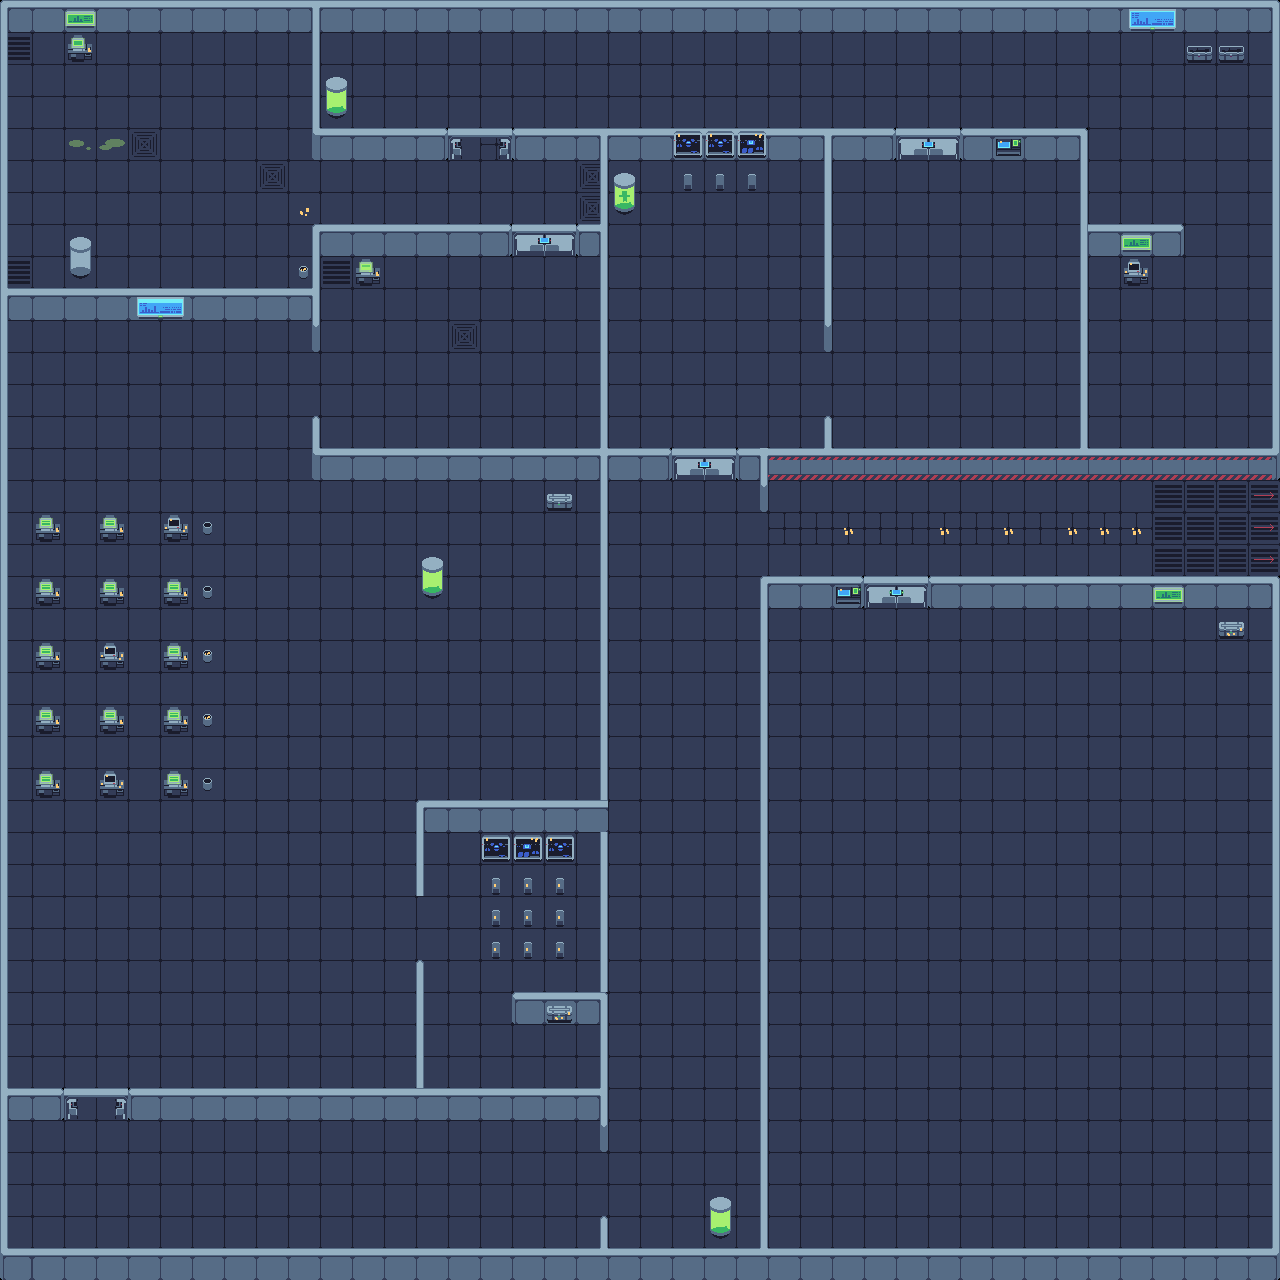

Rendered tile map (Tiled .tmx) drawn with the repository's tilesets; below, a short description and the map source with its tile grids summarised:
An orthogonal 40x40 tile map with 32x32 px tiles, 3 tile layers (Boden, Wände, ItemsAndProps), 3 tilesets and 319 objects (110x node, 46x indoor_light, 14x pc, 10x chokepoint, 8x cctv, ...).

<map version="1.10" tiledversion="1.11.0" orientation="orthogonal" renderorder="right-down" width="40" height="40" tilewidth="32" tileheight="32" infinite="0" nextlayerid="18" nextobjectid="525">
 <tileset firstgid="1" source="../TileSheets/TechSet.tsx" />
 <tileset firstgid="852" source="../TileSheets/ItemsAndProps.tsx" />
 <tileset firstgid="1380" source="../TileSheets/tileset_1.tsx" />
 <layer id="2" name="Boden" width="40" height="40" locked="1">
  <data>[1600 cells, 1424 non-empty, 4 distinct tile ids]</data>
 </layer>
 <layer id="1" name="Wände" width="40" height="40" locked="1">
  <data>[1600 cells, 341 non-empty, 34 distinct tile ids]</data>
 </layer>
 <layer id="14" name="ItemsAndProps" width="40" height="40">
  <data>[1600 cells, 106 non-empty, 38 distinct tile ids]</data>
 </layer>
 <objectgroup id="16" name="Hulls">
  <object id="294" x="0" y="0" width="1280" height="8" />
  <object id="295" x="0" y="8" width="8" height="1240" />
  <object id="296" x="0" y="1248" width="1280" height="8" />
  <object id="297" x="1272" y="576" width="8" height="672" />
  <object id="298" x="736" y="448" width="536" height="8" />
  <object id="299" x="824" y="416" width="8" height="32" />
  <object id="300" x="760" y="456" width="8" height="32" />
  <object id="301" x="1080" y="128" width="8" height="320" />
  <object id="302" x="960" y="128" width="120" height="8" />
  <object id="303" x="1088" y="224" width="96" height="8" />
  <object id="304" x="928" y="576" width="344" height="8" />
  <object id="305" x="768" y="576" width="96" height="8" />
  <object id="306" x="760" y="576" width="8" height="672" />
  <object id="308" x="600" y="136" width="8" height="312" />
  <object id="309" x="512" y="128" width="384" height="8" />
  <object id="310" x="320" y="128" width="128" height="8" />
  <object id="311" x="312" y="8" width="8" height="128" />
  <object id="312" x="320" y="224" width="192" height="8" />
  <object id="313" x="312" y="224" width="8" height="103" />
  <object id="314" x="8" y="288" width="304" height="8" />
  <object id="315" x="312" y="448" width="288" height="8" />
  <object id="316" x="312" y="416" width="8" height="40" />
  <object id="317" x="576" y="224" width="24" height="8" />
  <object id="318" x="824" y="136" width="8" height="191" />
  <object id="319" x="128" y="1088" width="472" height="8" />
  <object id="320" x="8" y="1088" width="56" height="8" />
  <object id="321" x="416" y="960" width="8" height="128" />
  <object id="322" x="512" y="992" width="88" height="8" />
  <object id="323" x="416" y="808" width="8" height="88" />
  <object id="325" x="416" y="800" width="184" height="8" />
  <object id="339" x="600" y="1216" width="8" height="32" />
  <object id="340" x="1272" y="8" width="8" height="448" />
  <object id="341" x="608" y="448" width="64" height="8" />
  <object id="369" x="600" y="456" width="8" height="672" />
  <object id="370" x="600" y="448" width="8" height="8" />
  <object id="485" x="36" y="780" width="24" height="13" />
  <object id="486" x="36" y="716" width="24" height="12" />
  <object id="487" x="40" y="771" width="12" height="13" />
  <object id="488" x="100" y="780" width="24" height="13" />
  <object id="489" x="104" y="771" width="12" height="13" />
  <object id="490" x="164" y="780" width="24" height="13" />
  <object id="491" x="168" y="771" width="12" height="13" />
  <object id="492" x="100" y="716" width="24" height="13" />
  <object id="493" x="104" y="708" width="12" height="12" />
  <object id="494" x="168" y="707" width="12" height="13" />
  <object id="495" x="164" y="716" width="24" height="13" />
  <object id="496" x="164" y="652" width="24" height="13" />
  <object id="497" x="168" y="643" width="12" height="13" />
  <object id="498" x="100" y="652" width="24" height="13" />
  <object id="499" x="104" y="643" width="12" height="13" />
  <object id="500" x="100" y="588" width="24" height="13" />
  <object id="501" x="104" y="579" width="12" height="13" />
  <object id="502" x="36" y="588" width="24" height="13" />
  <object id="503" x="40" y="579" width="12" height="13" />
  <object id="504" x="164" y="588" width="24" height="13" />
  <object id="505" x="168" y="579" width="12" height="13" />
  <object id="506" x="164" y="524" width="24" height="13" />
  <object id="507" x="168" y="515" width="12" height="13" />
  <object id="508" x="100" y="524" width="24" height="13" />
  <object id="509" x="104" y="515" width="12" height="13" />
  <object id="510" x="36" y="524" width="24" height="13" />
  <object id="511" x="40" y="515" width="12" height="13" />
 </objectgroup>
 <objectgroup id="3" name="Kollision">
  <object id="2" x="312" y="31.9936" width="8" height="96.0064" />
  <object id="6" x="0.0078125" y="0.015625" width="1279.99" height="31.9805" />
  <object id="8" x="0" y="31.9987" width="8" height="1247.97" />
  <object id="9" x="8" y="288" width="304" height="32" />
  <object id="10" x="312" y="224" width="8" height="128" />
  <object id="13" x="8" y="1088" width="56" height="32" />
  <object id="15" x="600.001" y="1216" width="7.99036" height="32" />
  <object id="17" x="600" y="160" width="8" height="991.876" />
  <object id="19" x="576" y="224.009" width="24" height="31.9917" />
  <object id="20" x="128" y="1088" width="472" height="32" />
  <object id="22" x="8" y="1248" width="1271.99" height="31.995" />
  <object id="23" x="1272" y="576" width="7.99586" height="672.001" />
  <object id="24" x="928" y="575.997" width="344" height="32.0038" />
  <object id="25" x="760" y="576" width="8" height="672" />
  <object id="26" x="768" y="576" width="95.9997" height="32" />
  <object id="27" x="736.009" y="448" width="543.991" height="31.9962" />
  <object id="28" x="759.94" y="479.998" width="8.06451" height="32.0019" />
  <object id="29" x="824.004" y="416.06" width="7.99518" height="31.9364" />
  <object id="30" x="1272" y="32" width="7.99609" height="415.994" />
  <object id="31" x="512.034" y="128" width="383.951" height="31.9945" />
  <object id="32" x="824" y="160.015" width="8" height="190.652" />
  <object id="33" x="960.105" y="128.035" width="127.883" height="31.9674" />
  <object id="34" x="1080" y="160.004" width="7.99931" height="287.993" />
  <object id="37" x="320" y="224" width="192.042" height="32" />
  <object id="38" x="312" y="128.002" width="135.995" height="31.9974" />
  <object id="40" x="312" y="416" width="8" height="32" />
  <object id="51" x="312" y="448" width="360" height="32" />
  <object id="102" x="416" y="800" width="184" height="32" />
  <object id="104" x="416" y="832" width="8" height="64" />
  <object id="105" x="416" y="960" width="8" height="160" />
  <object id="106" x="512" y="992" width="88" height="32" />
  <object id="108" x="1088" y="224" width="96" height="32" />
  <object id="109" x="1274.86" y="480.34" width="31.7206" height="101.204" />
  <object id="470" x="36" y="524" width="24" height="9" />
  <object id="471" x="36" y="588" width="24" height="9" />
  <object id="472" x="36" y="652" width="24" height="9" />
  <object id="473" x="36" y="716" width="24" height="9" />
  <object id="474" x="36" y="780" width="24" height="9" />
  <object id="475" x="100" y="780" width="24" height="9" />
  <object id="476" x="164" y="780" width="24" height="9" />
  <object id="477" x="164" y="716" width="24" height="9" />
  <object id="478" x="164" y="652" width="24" height="9" />
  </objectgroup>
 <objectgroup id="18" name="CheckPoint" visible="0">
  <!-- 209 objects omitted --></objectgroup>
 <objectgroup id="9" name="Navmesh" locked="1">
  <!-- 208 objects omitted --></objectgroup>
 <objectgroup id="13" name="Waypoints" visible="0">
  <!-- 207 objects omitted --></objectgroup>
 <objectgroup id="15" name="ExitPoint" visible="0">
  <!-- 87 objects omitted --></objectgroup>
 <objectgroup id="12" name="Entitys">
  <!-- 86 objects omitted --></objectgroup>
</map>
<!-- 215 of 319 objects omitted -->
